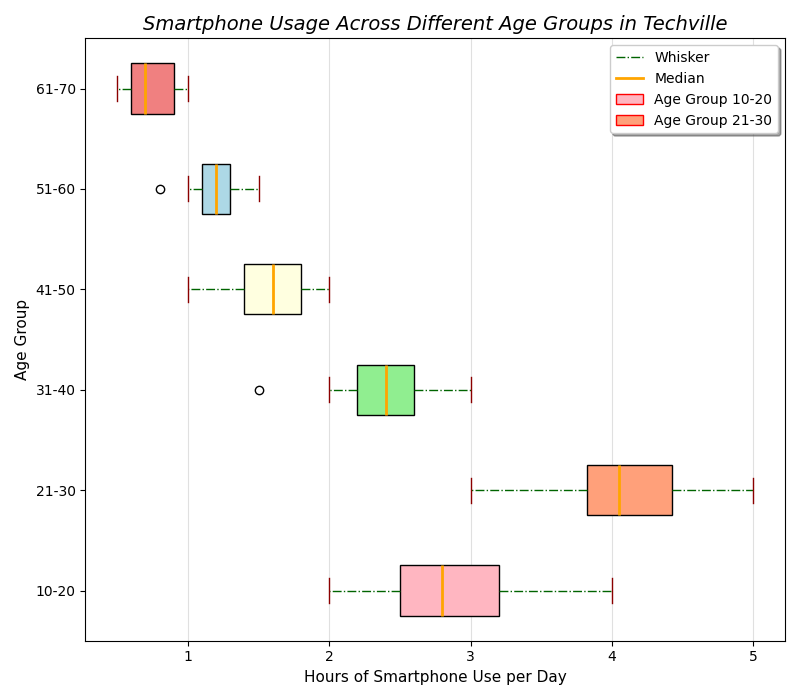

Source code (Python):
import matplotlib.pyplot as plt
import matplotlib.patches as mpatches
import numpy as np

age_groups = ['10-20', '21-30', '31-40', '41-50', '51-60', '61-70']
smartphone_usage = [
    [2.8, 2, 3, 2.7, 2.5, 3.2, 4, 2.2, 3.5],
    [3.5, 4, 3, 4.5, 3.9, 4.7, 4.2, 5, 4.1, 3.8],
    [2.5, 2.2, 1.5, 2.4, 2, 2.6, 2.3, 3, 2.8],
    [1.8, 1.5, 1, 1.6, 1.9, 1.4, 2, 1.7, 1.2],
    [1.2, 1, 0.8, 1.3, 1.4, 1.5, 1.2, 1.1, 1.1],
    [0.7, 0.5, 0.5, 1, 0.6, 1, 0.9, 0.8, 0.6]
]

fig, ax = plt.subplots(figsize=(8, 7))
boxplot = ax.boxplot(smartphone_usage, patch_artist=True, notch=False, vert=False, showmeans=False)

colors = ['lightpink', 'lightsalmon', 'lightgreen', 'lightyellow', 'lightblue', 'lightcoral']
for patch, color in zip(boxplot['boxes'], colors):
    patch.set_facecolor(color)
for median in boxplot['medians']:
    median.set(color='orange', linewidth=2)
for whisker in boxplot['whiskers']:
    whisker.set(color='darkgreen', linestyle='-.', linewidth=1)
for cap in boxplot['caps']:
    cap.set(color='darkred', linewidth=1)

ax.set_title("Smartphone Usage Across Different Age Groups in Techville", fontsize=14, fontstyle='italic')
ax.set_ylabel("Age Group", fontsize=11)
ax.set_xlabel("Hours of Smartphone Use per Day", fontsize=11)
ax.set_yticklabels(age_groups)
ax.xaxis.grid(True, linestyle='-', which='both', color='lightgrey', alpha=0.7)

# Adjusted legend styling
legend_elements = [
    plt.Line2D([0], [0], color='darkgreen', linestyle='-.', lw=1, label='Whisker'),
    plt.Line2D([0], [0], color='orange', lw=2, label='Median'),
    mpatches.Patch(facecolor='lightpink', edgecolor='r', label='Age Group 10-20'),
    mpatches.Patch(facecolor='lightsalmon', edgecolor='r', label='Age Group 21-30')
]
ax.legend(handles=legend_elements, loc='upper right', fontsize=10, frameon=True, shadow=True)

plt.tight_layout()
plt.show()
